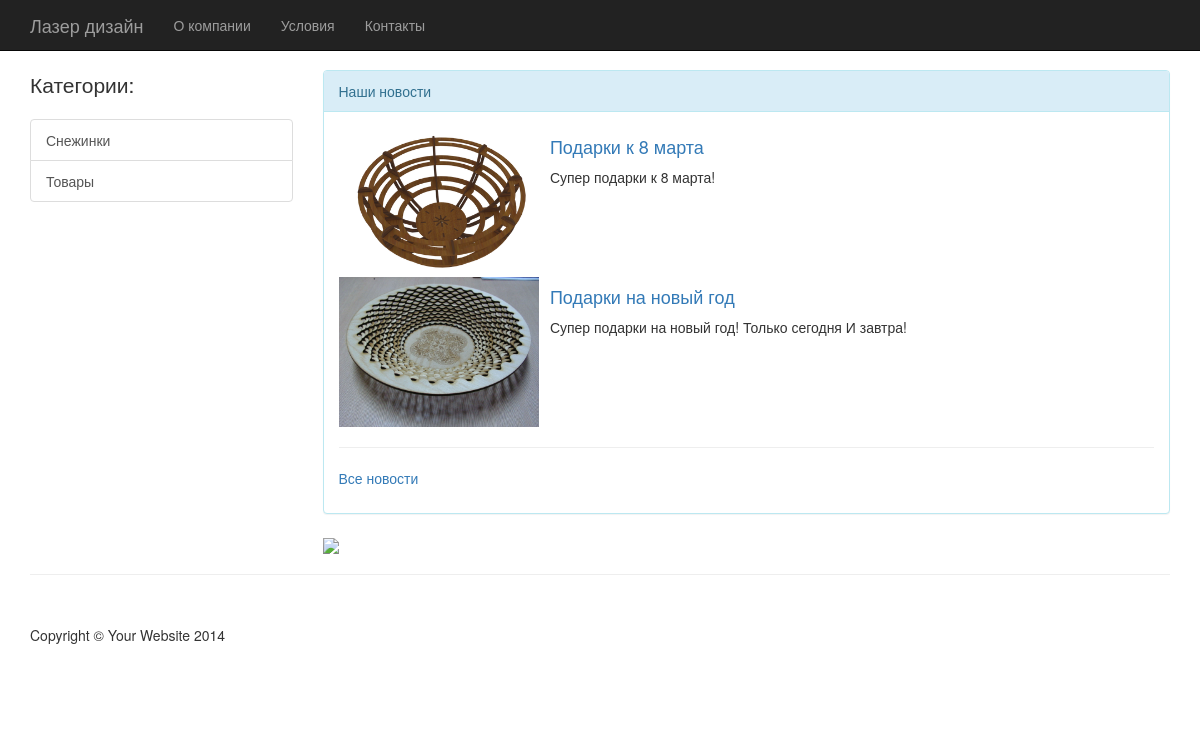
The app's page /shop/ with its own data.
### laser/models.py (models this page shows, shortened)
class Category(models.Model):
	name = models.CharField(max_length = 200, verbose_name="Название")
	class Meta:
		ordering = ['name']
		verbose_name = "Категории"
		verbose_name_plural = "Категории"

class NewsArticle(models.Model):
	create_dt = models.DateTimeField(auto_now_add = True)
	title = models.CharField(max_length=200)
	body = models.TextField()
	is_published = models.BooleanField(default=False)
	image = models.FileField(upload_to='',blank = True, null = True)
	class Meta:
		ordering = ['-create_dt']
		verbose_name = "Новость"
		verbose_name_plural = "Новости"

### laser/views.py (the view)
def index(request):
	context = {'categories': Category.objects.all(),'newsarticles':NewsArticle.objects.filter(is_published=True)[0:3]}
	return render(request, 'index.html',context)

### laser/templates/index.html (shortened to what this page needs)
{% extends "base.html" %}
{% load static %}
{% block content %}
<div class="row">
    <div class="col-md-12">
        <div class="panel panel-info">
            <div class="panel-heading">
                Наши новости
            </div>
            <div class="panel-body">
                {% for article in newsarticles %}
                    <div class="row">
                        <div class="col-md-3">
                            <a href="{% url 'newsarticle_view' article.id %}"><img src="{{ article.image.url }}" width="200" height="150" /></a>
                        </div>
                        <div class="col-md-9">
                            <h4><a href="{% url 'newsarticle_view' article.id %}">{{ article.title }}</a></h4>
                            <p>{{ article.body }}</p>
                        </div>
                    </div>
                {% endfor %}
                <hr />
                <div class="row">
                    <div class="col-md-12">
                        <p><a href="{% url 'all_news' %}">Все новости</a></p>
                    </div>
                </div>
            </div>
        </div>
    </div>
    <div class="col-md-4">
        <a href="{% url 'new_items' %}"><img src="http://www.freeiconspng.com/uploads/new-item-icon-free-mobile-analytics-20.png" width="266"></a>
    </div>
    <div class="col-md-4">
    </div>
    <div class="col-md-4">
    </div>
</div>
{% endblock %}

### laser/templates/base.html (shortened to what this page needs)
{% load static %}
<!DOCTYPE html>
<html lang="en">
<head>
    <link href='{% static "/css/bootstrap.min.css" %}' rel="stylesheet">
    <link href='{% static "/css/shop-homepage.css" %}' rel="stylesheet">
</head>
<body>
    <nav class="navbar navbar-inverse navbar-fixed-top" role="navigation">
        <div class="container">
            <div class="navbar-header">
                <a class="navbar-brand" href="{% url 'index' %}">Лазер дизайн</a>
            </div>
            <div class="collapse navbar-collapse" id="bs-example-navbar-collapse-1">
                <ul class="nav navbar-nav">
                    <li>
                        <a href="#">О компании</a>
                    </li>
                    <li>
                        <a href="#">Условия</a>
                    </li>
                    <li>
                        <a href="#">Контакты</a>
                    </li>
                </ul>
            </div>
        </div>
    </nav>
    <div class="container">
        <div class="row">
            <div class="col-md-3">
                <p class="lead">Категории:</p>
                <div class="list-group">
                    {% for category in categories %}
                        <a href="{% url 'category_view' category.id %}" class="list-group-item">{{ category.name }}</a>
                    {% endfor %}
                </div>
            </div>
            <div class="col-md-9">
				{% block content %}{% endblock %}
            </div>
        </div>
    </div>
    <div class="container">
        <hr>
        <footer>
            <div class="row">
                <div class="col-lg-12">
                    <p>Copyright &copy; Your Website 2014</p>
                </div>
            </div>
        </footer>
    </div>
</body>
</html>

### mysite/static/css/shop-homepage.css (style rules this page uses)
body { padding-top: 70px; }
footer { margin: 50px 0; }

### records on screen
Category: name "Снежинки"
Category: name "Товары"
NewsArticle: image (picture), title "Подарки к 8 марта", body "Супер подарки к 8 марта!"
NewsArticle: image (picture), title "Подарки на новый год", body "Супер подарки на новый год! Только сегодня И завтра!"
